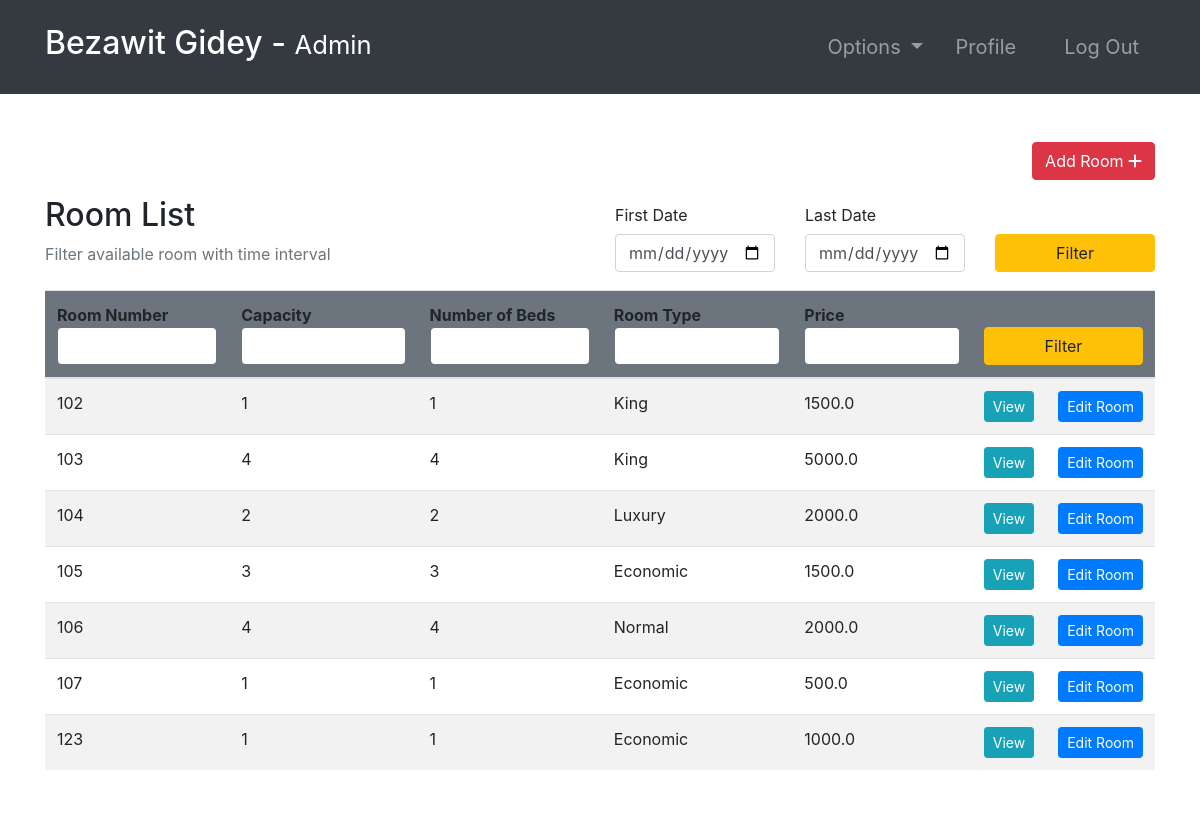
/rooms/ (signed in), run on the app's committed database.
### room/models.py (models this page shows, shortened)
class Room(models.Model):
    ROOM_TYPES = (
        ('King', 'King'),
        ('Luxury', 'Luxury'),
        ('Normal', 'Normal'),
        ('Economic', 'Economic'),
    )
    number = models.IntegerField(primary_key=True)
    capacity = models.SmallIntegerField()
    numberOfBeds = models.SmallIntegerField()
    roomType = models.CharField(max_length=20, choices=ROOM_TYPES)
    price = models.FloatField()
    statusStartDate = models.DateField(null=True)
    statusEndDate = models.DateField(null=True)

### room/views.py (the view, shortened to what this page needs)
# urls.py: path('rooms/', rooms, name="rooms"),
@ login_required(login_url='login')
def rooms(request):
    role = str(request.user.groups.all()[0])
    path = role + "/"
    rooms = Room.objects.all()
    firstDayStr = None
    lastDateStr = None
    def chech_availability(fd, ed):
        availableRooms = []
        for room in rooms:
            availList = []
            bookingList = Booking.objects.filter(roomNumber=room)
            if room.statusStartDate == None:
                for booking in bookingList:
                    if booking.startDate > ed.date() or booking.endDate < fd.date():
                        availList.append(True)
                    else:
                        availList.append(False)
                if all(availList):
                    availableRooms.append(room)
            else:
                if room.statusStartDate > ed.date() or room.statusEndDate < fd.date():
                    for booking in bookingList:
                        if booking.startDate > ed.date() or booking.endDate < fd.date():
                            availList.append(True)
                        else:
                            availList.append(False)
                        if all(availList):
                            availableRooms.append(room)
        return availableRooms
    context = {
        "role": role,
        'rooms': rooms,
        'fd': firstDayStr,
        'ld': lastDateStr
    }
    return render(request, path + "rooms.html", context)

### Templates/admin/rooms.html
{% extends '../index.html' %}
{% block context %}
{% include '../common_pages/rooms.html' %}
{% endblock %}

### Templates/incs/nav.html (shortened to what this page needs)
<nav class="navbar navbar-dark bg-dark navbar-expand-lg py-3 " role="navigation">
    <div class="container">
        <a href="" class="navbar-brand">
            <h2 class="text-capitalize">
                {{ request.user.first_name }} {{ request.user.last_name }} -
                <small>
                    {{ role }}
                </small>
            </h2>
        </a>
        <div class="collapse navbar-collapse" id="navbarTags">
            <ul class="navbar-nav ml-auto">
                <li class="nav-item dropdown p-2">
                    <a class="nav-link dropdown-toggle" href="#" id="navbarDropdown" role="button"
                        data-toggle="dropdown" aria-haspopup="true" aria-expanded="false">
                        Options
                    </a>
                </li>
                <li class="nav-item mr-3 p-2">
                    {% if role == 'staff' or role == 'receptionist' or role == 'admin' or role == 'manager' %}
                    <a href="{% url 'employee-profile' user.id %}" class="nav-link">Profile</a>
                    {% endif %}
                </li>
                <li class="nav-item p-2 ">
                    <a href="{% url 'logout' %}" class="nav-link">Log Out</a>
                </li>
            </ul>
        </div>
    </div>
</nav>

### Templates/common_pages/rooms.html (shortened to what this page needs)
<div class="container py-5 clearfix">
    <div class="clearfix">
        {% if role == "manager" or role == "admin" %}
        <a href="{% url 'add-room' %}" class="btn btn-danger rounded float-right">Add Room <i
                class="fas fa-plus"></i></a>
        {% endif %}
    </div>
    <div class="table-header row mt-3 clearfix">
        <div class="col-sm-12 col-md-12 col-lg-6 mb-4">
            <h2>Room List</h2>
            <span class="text-muted">Filter available room with time interval</span>
        </div>
        <div class="col-sm-12 col-md-12 col-lg-6">
            <form action="" method="POST">
                <div class="row">
                    <div class="form-group col-4">
                        <label for="example-date-input" class="col-form-label">First Date</label>
                        <div class="">
                            <input class="form-control" type="date" name="fd" value="{{fd}}" id="example-date-input">
                        </div>
                    </div>
                    <div class="form-group col-4">
                        <label for="example-date-input" class="col-form-label">Last Date</label>
                        <div class="">
                            <input class="form-control" type="date" name="ld" value="{{ld}}" id="example-date-input">
                        </div>
                    </div>
                    <div class="col-4" style="margin-top:38px;">
                        <button type="submit" name="dateFilter" class="btn btn-warning w-100">Filter</button>
                    </div>
                </div>
            </form>
        </div>
    </div>
    <table class="table table-hover table-striped">
        <thead class="bg-secondary rounded">
            <tr>
                <form action="" method="POST">
                    <th>Room Number<input type="number" name="number" value="{{number}}"
                            class="form-control border border-secondary"></th>
                    <th>Capacity<input type="number" name="capacity" value="{{capacity}}"
                            class="form-control border border-secondary"></th>
                    <th>Number of Beds<input type="number" name="nob" value="{{nob}}"
                            class="form-control border border-secondary"></th>
                    <th>Room Type<input type="text" name="type" value="{{type}}"
                            class="form-control border border-secondary"></th>
                    <th>Price <input type="number" step="0.01" name="price" value="{{price}}"
                            class="form-control border border-secondary"></th>
                    <th colspan="2"><button type="submit" name="filter" class="btn btn-warning w-100">Filter</button>
                    </th>
                </form>
            </tr>
        </thead>
        <tbody>
            {% for room in rooms %}
            <tr>
                <td>{{ room.number }}</td>
                <td>{{ room.capacity }}</td>
                <td>{{ room.numberOfBeds }}</td>
                <td>{{ room.roomType }}</td>
                <td>{{ room.price }}</td>
                {% if role != "guest" %}
                <td> <a href="{% url 'room-profile' room.number %}" class="btn btn-info btn-sm w-100">View</a>
                </td>
                {% if role == 'manager' or role == 'admin' %}<td> <a href="{% url 'room-edit' room.number %}"
                        class="btn btn-sm btn-primary w-100">Edit&nbsp;Room</a></td> {% endif %}
                {% endif %}
            </tr>
            {% endfor %}
        </tbody>
    </table>
</div>

### static/css/main.css (style rules this page uses)
* { margin: 0; padding: 0; -webkit-font-smoothing: antialiased; }
.clearfix { overflow: auto; }
body { position: relative; }
nav .nav-item { font-size: 20px; }

### data on the page
Room: number "102", capacity "1", numberOfBeds "1", roomType "King", price "1500.0"
Room: number "103", capacity "4", numberOfBeds "4", roomType "King", price "5000.0"
Room: number "104", capacity "2", numberOfBeds "2", roomType "Luxury", price "2000.0"
Room: number "105", capacity "3", numberOfBeds "3", roomType "Economic", price "1500.0"
Room: number "106", capacity "4", numberOfBeds "4", roomType "Normal", price "2000.0"
Room: number "107", capacity "1", numberOfBeds "1", roomType "Economic", price "500.0"
Room: number "123", capacity "1", numberOfBeds "1", roomType "Economic", price "1000.0"

### other printed values
{{ request.user.first_name }} "Bezawit"
{{ request.user.last_name }} "Gidey"
{{ role }} "Admin"
